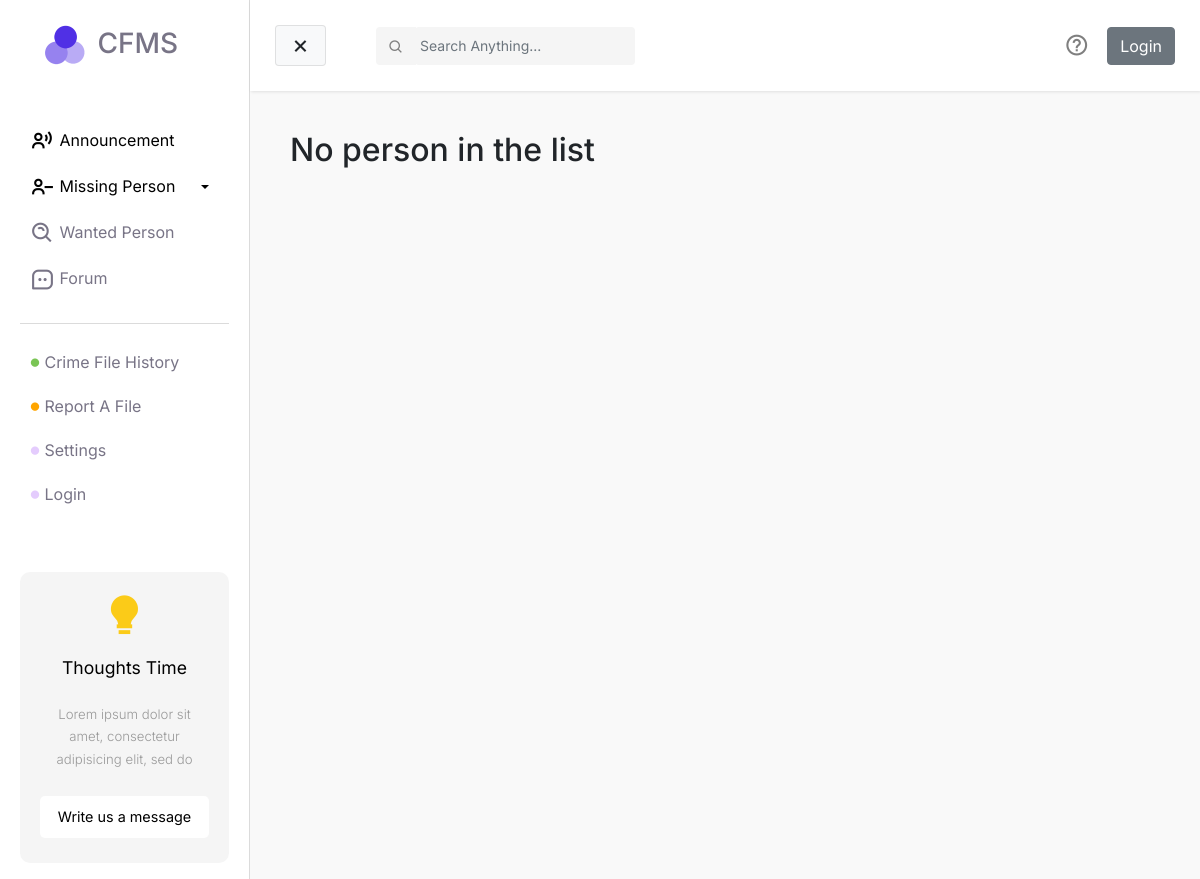
The app's page /wanted-person/, older data.
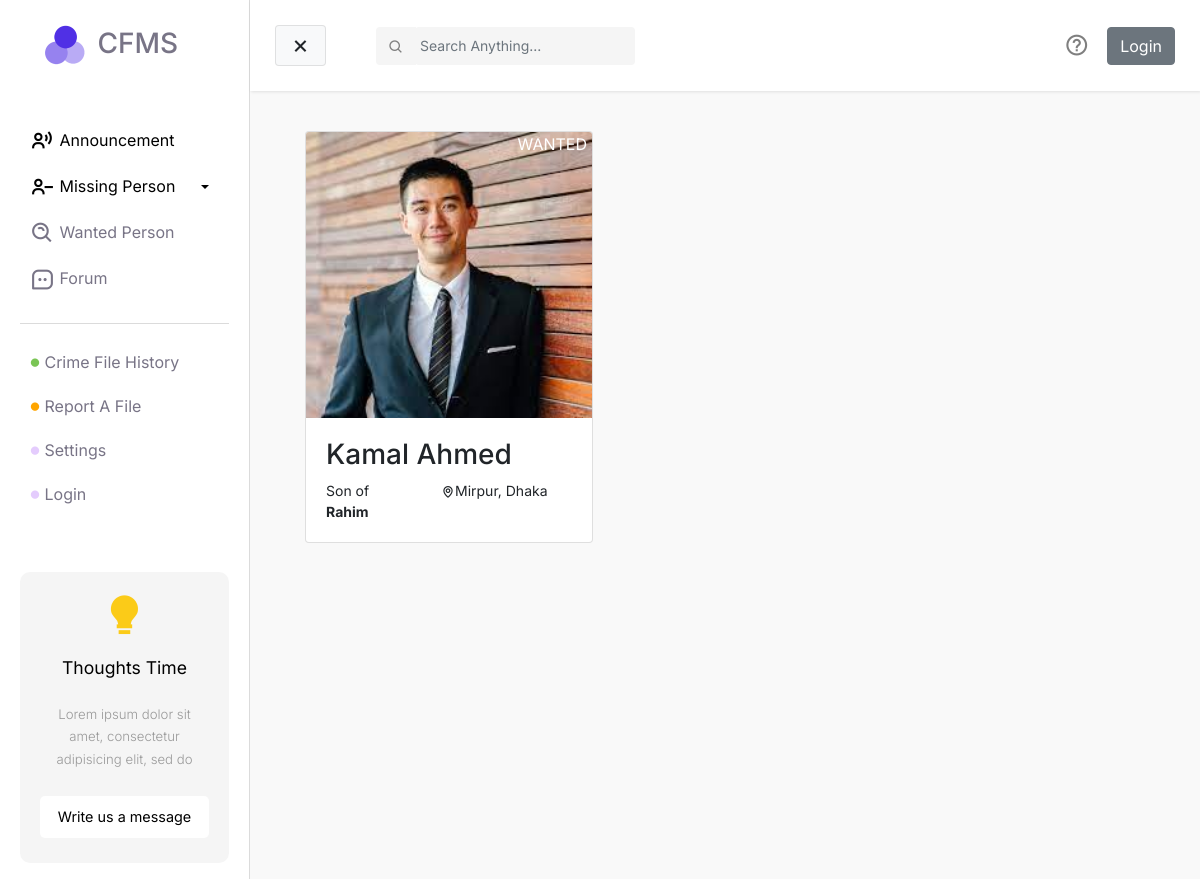
The same page, newer data.
### wantedPerson/models.py (models this page shows)
class wantedPerson(models.Model):
    STATUS_ARRESTED = "ARRESTED"
    STATUS_WANTED = "WANTED"
    STATUS_CHOICES = [
        (STATUS_ARRESTED, 'Arrested'),
        (STATUS_WANTED, 'Wanted')
    ]
    user = models.ForeignKey(settings.AUTH_USER_MODEL, on_delete=models.PROTECT)
    name = models.CharField(max_length=255)
    address = models.CharField(max_length=255)
    fathersName = models.CharField(max_length=255)
    reason = models.CharField(max_length=255)
    status = models.CharField(choices=STATUS_CHOICES, max_length=10, default=STATUS_WANTED)
    photo = models.ImageField(upload_to='wanted-person', null=True)
    nid_birthid = models.CharField(max_length=255)

### wantedPerson/views.py (the view)
# urls.py: path('', views.wantedPersonView, name="wantedPerson"),
def wantedPersonView(request):
    wantedPersons = wantedPerson.objects.all()
    context = {
        "wantedPersons": wantedPersons,
    }
    return render(request, 'wanted-person.html', context)

### templates/wanted-person.html (shortened to what this page needs)
{% extends "base.html" %} {% block css %} {% load static %}
<link rel="stylesheet" href="{% static 'css/style.css' %}" />
{% endblock %} {% block main %}
<div id="main-wrapper" class="container missing-page">
  <div class="row">
    {% if wantedPersons %}
    <div>
      {% for person in wantedPersons %}
      <div class="col-md-3 person">
        <a href="">
          <div class="card" style="width: 18rem">
            <img
              class="card-img-top"
              src="{{ person.photo.url }}"
              alt="Card image cap"
            />
            <div class="status">{{person.status}}</div>
            <div class="card-body">
              <h3 class="card-text">{{ person.name }}</h3>
              <div class="row person-basic-info" style="font-size: 14px">
                <div class="col-5">
                  Son of <strong>{{person.fathersName}}</strong>
                </div>
                <div class="col-7">
                  <i class="bx bx-map"></i>{{person.address}}
                </div>
              </div>
            </div>
          </div>
        </a>
      </div>
    </div>
    {% endfor %} {% else %}
    <div>
      <h2>No person in the list</h2>
    </div>
    {% endif %}
  </div>
  {% endblock %}

Row changes from the older to the newer data that the page shows:
added wantedPerson: photo (picture), status "WANTED", name "Kamal Ahmed", fathersName "Rahim", address "Mirpur, Dhaka"
Text that changed along with them:
text no longer shown: "No person in the list"
